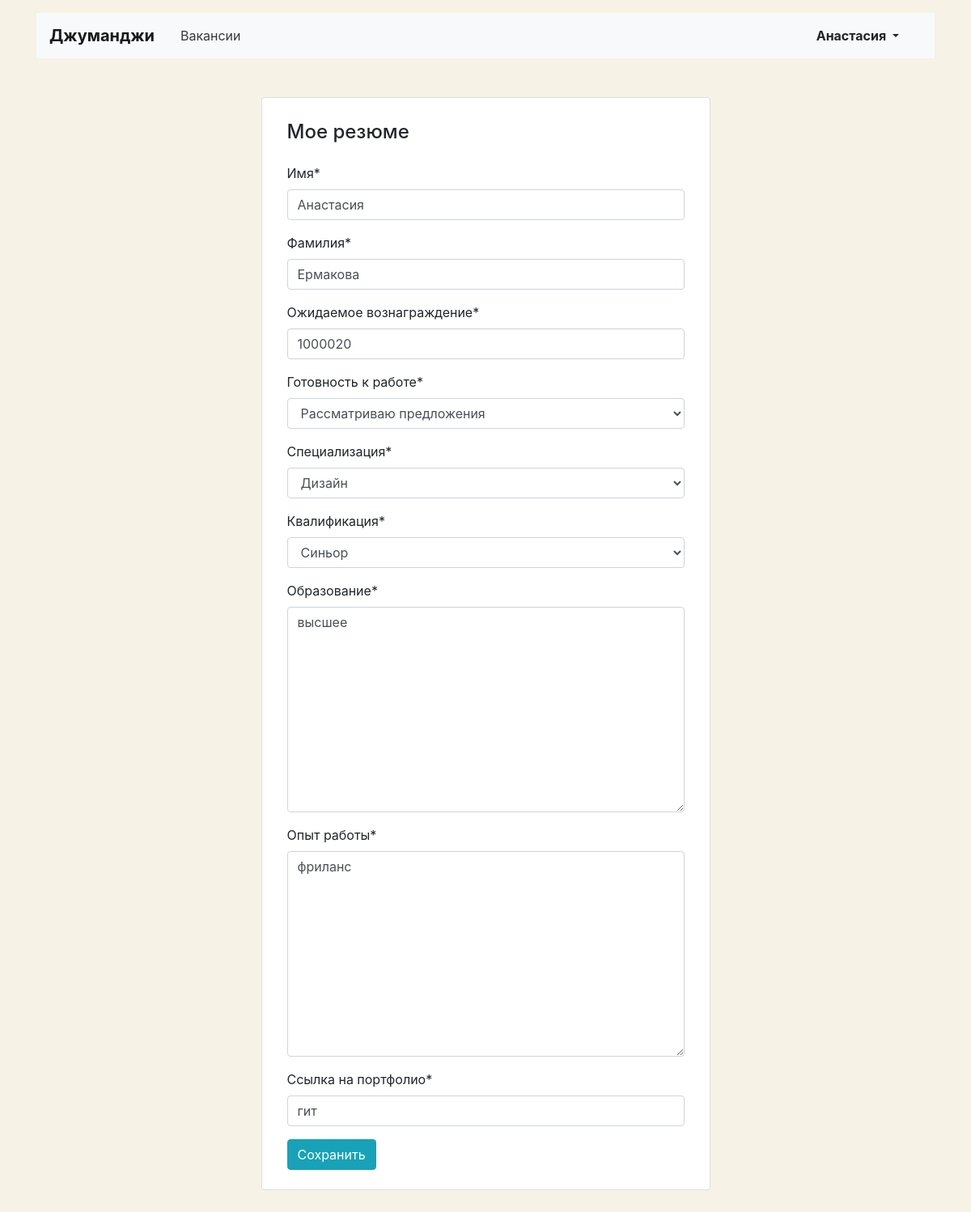
The app's page /myresume (signed in) with its own data.
### vacancy/models.py (models this page shows, shortened)
class Resume(models.Model):
    class Grades(models.TextChoices):
        INTERN = 'INT', _('Стажер')
        JUNIOR = 'JUN', _('Джуниор')
        MIDDLE = 'MID', _('Миддл')
        SENIOR = 'SNR', _('Синьор')
        LEAD = 'LD', _('Лид')
    class Status(models.TextChoices):
        not_looking_for_a_job = 'not_looking_for_a_job', _('Не ищу работу')
        considering_offers = 'considering_offers', _('Рассматриваю предложения')
        looking_for_a_job = 'looking_for_a_job', _('Ищу работу')
    user = models.OneToOneField(User, on_delete=models.CASCADE, related_name='resume')
    name = models.CharField(max_length=120)
    surname = models.CharField(max_length=120)
    salary = models.PositiveIntegerField()
    grade = models.CharField(choices=Grades.choices, max_length=4)
    status = models.CharField(choices=Status.choices, max_length=26)
    specialty = models.ForeignKey(Specialty, on_delete=models.CASCADE, related_name='resume')
    education = models.TextField()
    experience = models.TextField()
    portfolio = models.CharField(max_length=120)

### vacancy/resume.py (the view, shortened to what this page needs)
# urls.py: path('myresume', ResumeView.as_view(), name='resume-edit'),
class ResumeView(LoginRequiredMixin, View):
    def get(self, request):
        try:
            resume = get_object_or_404(Resume, user=request.user.id)
        except Http404:
            return redirect('resume-create')
        return render(request, 'resume-edit.html', context={'form': ResumeForm(instance=resume)})

### vacancy/forms.py
class ResumeForm(forms.ModelForm):
    class Meta:
        model = Resume
        fields = ('name', 'surname', 'salary', 'status', 'specialty', 'grade', 'education', 'experience', 'portfolio')
        labels = {
            'name': 'Имя',
            'surname':  'Фамилия',
            'salary': 'Ожидаемое вознаграждение',
            'specialty': 'Специализация',
            'grade': 'Квалификация',
            'status': 'Готовность к работе',
            'education': 'Образование',
            'experience': 'Опыт работы',
            'portfolio': 'Ссылка на портфолио',
        }

### vacancy/models.py (called while the page is built)
    def __str__(self):
        return f'{self.title}'

### vacancy/templates/resume-edit.html (shortened to what this page needs)
{% extends 'base.html' %}
{% load crispy_forms_tags %}
{% block container %}
  <main class="container mt-3 pb-5">
    <section class="col-12 col-lg-6 offset-lg-3 mt-5 card">
      <div class="card-body px-3 pb-4">
        <h1 class="h4 pt-2 pb-3">Мое резюме</h1>
          <form method="post" enctype="multipart/form-data">
              {{ form|crispy }}
            <button type="submit" class="btn btn-info">Сохранить</button>
          </form>
      </div>
    </section>
  </main>
{% endblock %}

### vacancy/templates/base.html (shortened to what this page needs)
<!DOCTYPE html>
<html lang="ru">
<head>
  <link rel="stylesheet" href="https://stackpath.bootstrapcdn.com/bootstrap/4.3.1/css/bootstrap.min.css">
</head>
<body>
  <header class="container mt-3">
    <nav class="navbar navbar-expand-lg navbar-light bg-light">
      <a class="navbar-brand mr-4 font-weight-bold" href="{% url 'main' %}">Джуманджи</a>
      <div class="collapse navbar-collapse justify-content-between" id="navbarNav">
        <ul class="navbar-nav col-10">
          <li class="nav-item">
            <a class="nav-link text-dark" href="{% url 'vacancies' %}">Вакансии</a>
          </li>
        </ul>
        <ul class="navbar-nav col-2 justify-content-end">
          <li class="nav-item active">
            {% if user.is_authenticated %}
            <div class="btn-group">
              <button type="button" class="btn dropdown-toggle font-weight-bold" data-toggle="dropdown" aria-haspopup="true" aria-expanded="false">
                {{request.user}}
              </button>
              {% else %}
              <a class="nav-link" href="{% url 'login' %}" class="nav-link font-weight-bold">Вход</a>
              {% endif %}
            </div>
          </li>
        </ul>
      </div>
    </nav>
  </header>
  {% block container %} {% endblock %}
</body>
</html>

### vacancy/templates/resume-edit.html (style rules this page uses)
body { background-color: #F6F2E6; }

### records on screen
Resume: name "Анастасия", surname "Ермакова", salary "1000020", status "Рассматриваю предложения", specialty "Дизайн", grade "Синьор", education "высшее", experience "фриланс", portfolio "гит"

### other values on screen
{{ request.user }} "Анастасия"
